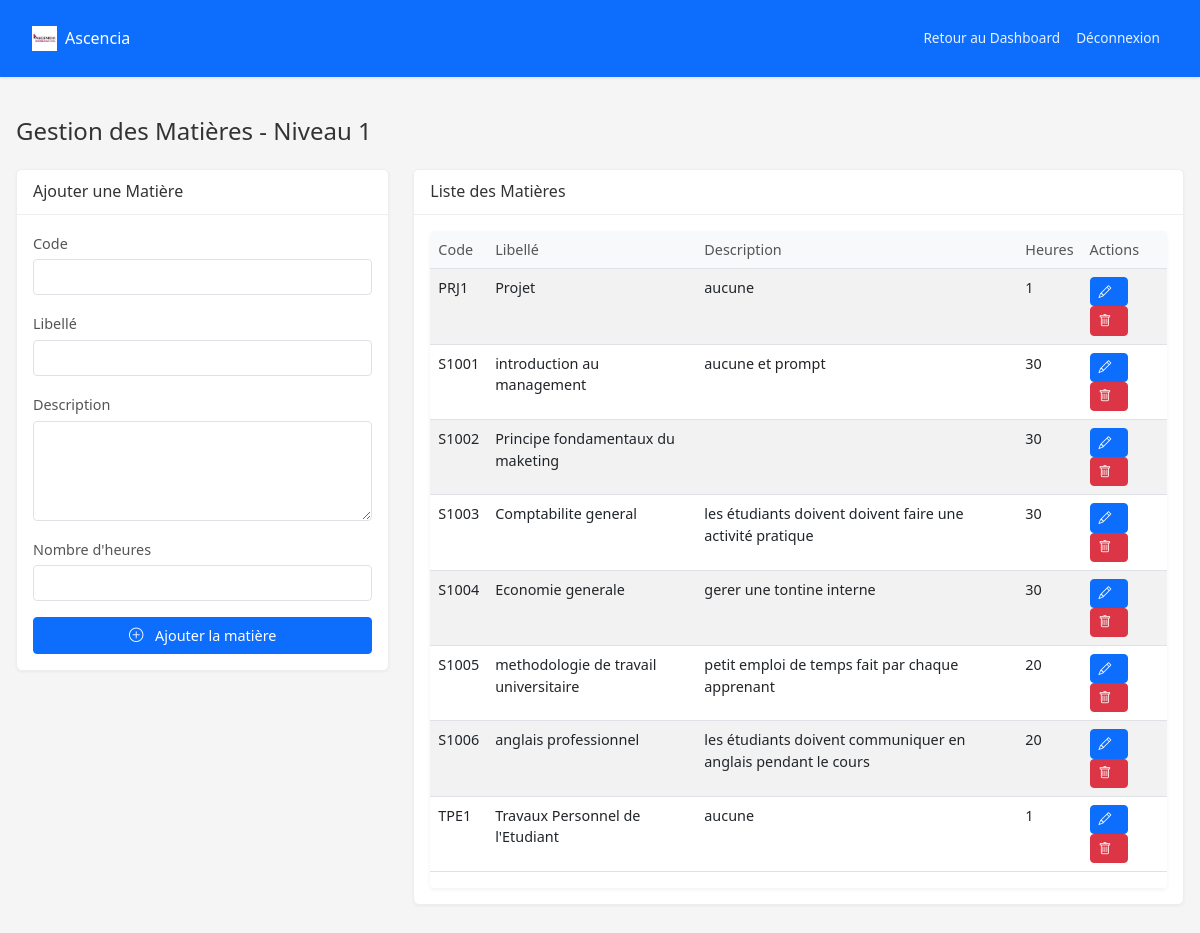
The page /academy/admin/manage_subjects.php?level_id=1 (signed in) on the database its author committed.
### tables this page shows
CREATE TABLE IF NOT EXISTS `levels` (
  `id` int NOT NULL AUTO_INCREMENT,
  `name` varchar(50) NOT NULL,
  `has_filieres` tinyint(1) DEFAULT '0',
  PRIMARY KEY (`id`),
  UNIQUE KEY `name` (`name`)
);

CREATE TABLE IF NOT EXISTS `matieres` (
  `id` int NOT NULL AUTO_INCREMENT,
  `code` varchar(20) NOT NULL,
  `libelle` varchar(100) NOT NULL,
  `description` text,
  `nombre_heures` int DEFAULT '0',
  `level_id` int DEFAULT NULL,
  `date_creation` timestamp NULL DEFAULT CURRENT_TIMESTAMP,
  PRIMARY KEY (`id`),
  UNIQUE KEY `code_level` (`code`,`level_id`),
  KEY `level_id` (`level_id`)
);

### academy/admin/manage_subjects.php (the view, shortened to what this page needs)
<?php
require_once '../config/database.php';
$level_id = isset($_GET['level_id']) ? intval($_GET['level_id']) : 0;
$stmt = $conn->prepare("SELECT * FROM levels WHERE id = ?");
$stmt->execute([$level_id]);
$level = $stmt->fetch(PDO::FETCH_ASSOC);
$stmt = $conn->prepare("SELECT * FROM matieres WHERE level_id = ? ORDER BY code");
$stmt->execute([$level_id]);
$subjects = $stmt->fetchAll(PDO::FETCH_ASSOC);
?>
<!DOCTYPE html>
<html lang="fr">
<head>
    <link href="https://cdn.jsdelivr.net/npm/bootstrap@5.3.0/dist/css/bootstrap.min.css" rel="stylesheet">
    <link href="https://cdn.jsdelivr.net/npm/bootstrap-icons@1.7.2/font/bootstrap-icons.css" rel="stylesheet">
    <link href="../assets/css/style.css" rel="stylesheet">
</head>
<body>
    <nav class="navbar navbar-expand-lg navbar-dark bg-primary">
        <div class="container">
            <a class="navbar-brand" href="../index.php">
                <img src="../assets/images/logo.png.png" alt="Logo Ascencia">
                Ascencia
            </a>
            <div class="collapse navbar-collapse" id="navbarNav">
                <ul class="navbar-nav ms-auto">
                    <li class="nav-item">
                        <a class="nav-link" href="level_dashboard.php?level_id=<?php echo $level_id; ?>">Retour au Dashboard</a>
                    </li>
                    <li class="nav-item">
                        <a class="nav-link" href="../logout.php">Déconnexion</a>
                    </li>
                </ul>
            </div>
        </div>
    </nav>
    <div class="container mt-4">
        <h1>Gestion des Matières - <?php echo htmlspecialchars($level['name']); ?></h1>
        <div class="row">
            <div class="col-md-4">
                <div class="card">
                    <div class="card-header">
                        <h5 class="card-title mb-0">Ajouter une Matière</h5>
                    </div>
                    <div class="card-body">
                        <form method="POST" action="">
                            <div class="mb-3">
                                <label for="code" class="form-label">Code</label>
                                <input type="text" class="form-control" id="code" name="code" required>
                            </div>
                            <div class="mb-3">
                                <label for="libelle" class="form-label">Libellé</label>
                                <input type="text" class="form-control" id="libelle" name="libelle" required>
                            </div>
                            <div class="mb-3">
                                <label for="description" class="form-label">Description</label>
                                <textarea class="form-control" id="description" name="description" rows="3"></textarea>
                            </div>
                            <div class="mb-3">
                                <label for="nombre_heures" class="form-label">Nombre d'heures</label>
                                <input type="number" class="form-control" id="nombre_heures" name="nombre_heures" required>
                            </div>
                            <div class="d-grid">
                                <button type="submit" class="btn btn-primary">
                                    <i class="bi bi-plus-circle"></i> Ajouter la matière
                                </button>
                            </div>
                        </form>
                    </div>
                </div>
            </div>
            <div class="col-md-8">
                <div class="card">
                    <div class="card-header">
                        <h5 class="card-title mb-0">Liste des Matières</h5>
                    </div>
                    <div class="card-body">
                        <div class="table-responsive">
                            <table class="table table-striped">
                                <thead>
                                    <tr>
                                        <th>Code</th>
                                        <th>Libellé</th>
                                        <th>Description</th>
                                        <th>Heures</th>
                                        <th>Actions</th>
                                    </tr>
                                </thead>
                                <tbody>
                                    <?php foreach($subjects as $subject): ?>
                                        <tr>
                                            <td><?php echo htmlspecialchars($subject['code']); ?></td>
                                            <td><?php echo htmlspecialchars($subject['libelle']); ?></td>
                                            <td><?php echo htmlspecialchars($subject['description']); ?></td>
                                            <td><?php echo htmlspecialchars($subject['nombre_heures']); ?></td>
                                            <td>
                                                <a href="edit_subject.php?id=<?php echo $subject['id']; ?>&level_id=<?php echo $level_id; ?>" class="btn btn-sm btn-primary">
                                                    <i class="bi bi-pencil"></i>
                                                </a>
                                                <form method="POST" action="delete_subject.php" class="d-inline" onsubmit="return confirm('Êtes-vous sûr de vouloir supprimer cette matière ?');">
                                                    <button type="submit" class="btn btn-sm btn-danger">
                                                        <i class="bi bi-trash"></i>
                                                    </button>
                                                </form>
                                            </td>
                                        </tr>
                                    <?php endforeach; ?>
                                </tbody>
                            </table>
                        </div>
                    </div>
                </div>
            </div>
        </div>
    </div>
</body>
</html>

### academy/assets/css/style.css (style rules this page uses)
body { background-color: #f8f9fa; }
.navbar { box-shadow: 0 2px 4px rgba(0,0,0,.1); }
.card { box-shadow: 0 2px 4px rgba(0,0,0,.05); border: none; margin-bottom: 20px; }
.card-header { background-color: #fff; border-bottom: 1px solid rgba(0,0,0,.125); }
.table { background-color: #fff; }
.table thead th { border-top: none; background-color: #f8f9fa; }
.btn { border-radius: 4px; }
.btn-primary { background-color: #0d6efd; border-color: #0d6efd; }
.form-control { border-radius: 4px; }
.bi { margin-right: 8px; }
.table-responsive { border-radius: 4px; box-shadow: 0 2px 4px rgba(0,0,0,.05); }
textarea.form-control { min-height: 100px; }

### academy/admin/manage_subjects.php (style rules this page uses)
body { background-color: #f5f5f5; }
.navbar { padding: 0.3rem 1rem; background-color: #0d6efd !important; box-shadow: 0 1px 3px rgba(0,0,0,0.1); }
.navbar-brand { display: flex; align-items: center; font-size: 1rem; font-weight: 500; }
.navbar-brand img { height: 25px; width: auto; margin-right: 8px; }
.nav-link { font-size: 0.85rem; padding: 0.4rem 0.8rem; color: rgba(255,255,255,0.9) !important; }
.container { max-width: 1200px; padding: 1rem; }
h1 { font-size: 1.5rem; margin-bottom: 1.5rem; color: #333; font-weight: 500; }
.card { box-shadow: 0 1px 3px rgba(0,0,0,0.05); border: 1px solid #eee; margin-bottom: 1rem; background-color: #fff; }
.card-header { background-color: #fff; border-bottom: 1px solid #eee; padding: 0.75rem 1rem; }
.card-title { color: #333; font-size: 1rem; margin: 0; font-weight: 500; }
.card-body { padding: 1rem; }
.form-label { font-size: 0.9rem; color: #555; margin-bottom: 0.3rem; }
.form-control { font-size: 0.9rem; padding: 0.4rem 0.75rem; }
.btn { font-size: 0.9rem; padding: 0.4rem 0.75rem; }
.table { font-size: 0.9rem; }
.table th { font-weight: 500; color: #555; }
.btn-sm { padding: 0.25rem 0.5rem; font-size: 0.8rem; }

### rows shown on the page
levels: name "Niveau 1"
matieres: code "PRJ1", libelle "Projet", description "aucune", nombre_heures "1"
matieres: code "S1001", libelle "introduction au management", description "aucune et prompt", nombre_heures "30"
matieres: code "S1002", libelle "Principe fondamentaux du maketing", nombre_heures "30"
matieres: code "S1003", libelle "Comptabilite general", description "les étudiants doivent doivent faire une activité pratique", nombre_heures "30"
matieres: code "S1004", libelle "Economie generale", description "gerer une tontine interne", nombre_heures "30"
matieres: code "S1005", libelle "methodologie de travail universitaire", description "petit emploi de temps fait par chaque apprenant", nombre_heures "20"
matieres: code "S1006", libelle "anglais professionnel", description "les étudiants doivent communiquer en anglais pendant le cours", nombre_heures "20"
matieres: code "TPE1", libelle "Travaux Personnel de l'Etudiant", description "aucune", nombre_heures "1"
